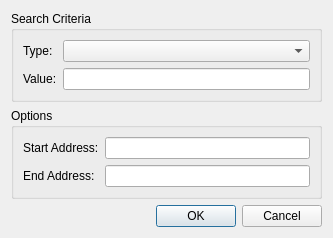
<?xml version="1.0" encoding="UTF-8"?>
<ui version="4.0">
 <class>UIMemorySearch</class>
 <widget class="QDialog" name="UIMemorySearch">
  <property name="geometry">
   <rect>
    <x>0</x>
    <y>0</y>
    <width>333</width>
    <height>217</height>
   </rect>
  </property>
  <property name="windowTitle">
   <string>Memory Transfer</string>
  </property>
  <layout class="QVBoxLayout" name="verticalLayout_4">
   <item>
    <layout class="QVBoxLayout" name="verticalLayout_3">
     <item>
      <widget class="QGroupBox" name="groupBox">
       <property name="title">
        <string>Search Criteria</string>
       </property>
       <layout class="QVBoxLayout" name="verticalLayout_2">
        <item>
         <layout class="QGridLayout" name="gridLayout">
          <item row="0" column="0">
           <widget class="QLabel" name="label">
            <property name="text">
             <string>Type:</string>
            </property>
           </widget>
          </item>
          <item row="0" column="1">
           <widget class="QComboBox" name="cbType"/>
          </item>
          <item row="1" column="0">
           <widget class="QLabel" name="label_2">
            <property name="text">
             <string>Value:</string>
            </property>
           </widget>
          </item>
          <item row="1" column="1">
           <widget class="QLineEdit" name="leValue"/>
          </item>
         </layout>
        </item>
       </layout>
      </widget>
     </item>
     <item>
      <widget class="QGroupBox" name="groupBox_2">
       <property name="title">
        <string>Options</string>
       </property>
       <layout class="QVBoxLayout" name="verticalLayout">
        <item>
         <layout class="QGridLayout" name="gridLayout_2">
          <item row="0" column="0">
           <widget class="QLabel" name="label_3">
            <property name="text">
             <string>Start Address:</string>
            </property>
           </widget>
          </item>
          <item row="0" column="1">
           <widget class="QLineEdit" name="leStartAddress"/>
          </item>
          <item row="1" column="0">
           <widget class="QLabel" name="label_4">
            <property name="text">
             <string>End Address:</string>
            </property>
           </widget>
          </item>
          <item row="1" column="1">
           <widget class="QLineEdit" name="leEndAddress"/>
          </item>
         </layout>
        </item>
       </layout>
      </widget>
     </item>
     <item>
      <widget class="QDialogButtonBox" name="dbbButtons">
       <property name="standardButtons">
        <set>QDialogButtonBox::Cancel|QDialogButtonBox::Ok</set>
       </property>
      </widget>
     </item>
    </layout>
   </item>
  </layout>
 </widget>
 <resources/>
 <connections>
  <connection>
   <sender>dbbButtons</sender>
   <signal>accepted()</signal>
   <receiver>UIMemorySearch</receiver>
   <slot>accept()</slot>
   <hints>
    <hint type="sourcelabel">
     <x>373</x>
     <y>399</y>
    </hint>
    <hint type="destinationlabel">
     <x>383</x>
     <y>403</y>
    </hint>
   </hints>
  </connection>
  <connection>
   <sender>dbbButtons</sender>
   <signal>rejected()</signal>
   <receiver>UIMemorySearch</receiver>
   <slot>reject()</slot>
   <hints>
    <hint type="sourcelabel">
     <x>467</x>
     <y>399</y>
    </hint>
    <hint type="destinationlabel">
     <x>453</x>
     <y>352</y>
    </hint>
   </hints>
  </connection>
 </connections>
</ui>
